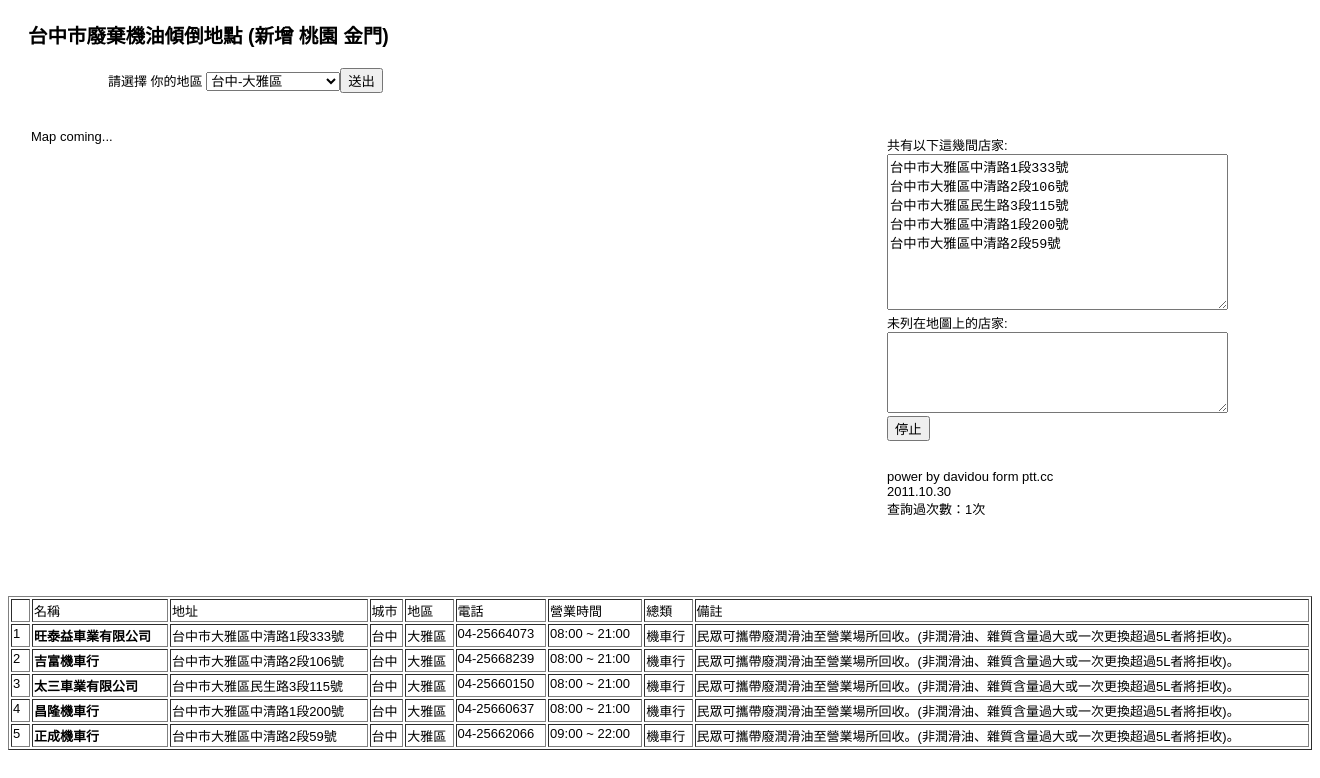
The app's page /index.php?zone=大雅區 with its own data.
### tables this page shows
CREATE TABLE IF NOT EXISTS `biker` (
  `id` int(50) NOT NULL,
  `name` varchar(50) NOT NULL,
  `addr` varchar(50) NOT NULL,
  `city` varchar(50) NOT NULL,
  `zone` varchar(50) NOT NULL,
  `tel` varchar(50) NOT NULL,
  `time` varchar(50) NOT NULL,
  `type` varchar(50) NOT NULL,
  `memo` varchar(1000) NOT NULL,
  PRIMARY KEY  (`id`)
);

### index.php (the view, shortened to what this page needs)
<?
if($_GET["zone"]){$opt="";}else{$opt="<option value='' selected>請選擇地區</option>";}
$table="";
$sql = "SELECT zone ,city FROM biker GROUP BY zone ORDER BY city  ASC";
$result = mysql_query($sql);
if (mysql_num_rows($result) != 0)
{
  while ($rows = mysql_fetch_array($result, MYSQL_BOTH)) {
if($_GET["zone"]==$rows["zone"]){$sla="selected";}else{$sla="";}
$opt.= "<option value='".$rows["zone"]."' $sla>".$rows["city"]."-".$rows["zone"]."</option>\r\n";
	 }
}
$addr="";
if($_GET["zone"]){
 $zone=$_GET["zone"];
$sql = "SELECT * FROM  biker where zone='$zone'  ";
$result = mysql_query($sql);
$firrow='';
if (mysql_num_rows($result) != 0)
{
$i=1;
  while ($rows = mysql_fetch_array($result, MYSQL_BOTH)) {
if($firrow==''){$addr.=$rows["addr"];
$firrow="done";
}else{
$addr.="\r\n".$rows["addr"];   }
$table.="<tr><td>$i</td><td><b>".$rows["name"]."</b></td><td>".$rows["addr"]."</td><td>".$rows["city"]."</td>	<td>".$rows["zone"]."</td><td>".$rows["tel"]."</td>	<td>".$rows["time"]."</td><td>".$rows["type"]."</td>	<td>".$rows["memo"]."</td>	</tr>";
$i++;
	 }
}
  }
function my_counter(){
    $data="count.txt";
    if(file_exists($data)){
        $fp=fopen($data,"r");
        $old_count=fread($fp,filesize($data));
        $new_count=$old_count+1;
        fclose($fp);
    }else{
        $new_count=1;
    }
    $fp=fopen($data,"w");
    return $new_count;
}
  ?>
<!DOCTYPE html PUBLIC "-//W3C//DTD XHTML 1.0 Strict//EN" "http://www.w3.org/TR/xhtml1/DTD/xhtml1-strict.dtd">
<html xmlns="http://www.w3.org/1999/xhtml" xmlns:v="urn:schemas-microsoft-com:vml">
<head>
</head>
<body onunload="GUnload()" >
    <h3 id="head"> 台中市廢棄機油傾倒地點 (新增 桃園 金門)</h3>
	<div class="slec">
		<form method="GET" action="">
	<p>請選擇 你的地區 <select size="1" name="zone">
<?=$opt?>
	</select><input type="submit" value="送出"></p>
</form>
</div>
<table>
  <tr>
    <td>
      <div id="outline">
        <div id="map">
        </div>
      </div>
    </td>
    <td rowspan="2">
      <div id="novel">
        共有以下這幾間店家:<br/>
        <form class ="geocode" action="#" onsubmit="geo(this.haku.value); return false">
          <textarea cols="40" rows="10" wrap="off" id="haku" name="haku" title="200+ lines not recommended at a time" ><?=$addr?></textarea>
        </form>
        未列在地圖上的店家:
        <div>
        <textarea id="errors"
cols="40" rows="5" wrap="off" title="Error report"></textarea><br/>
        <input type="button" id="stop" value="停止" title="Emergency stop" onclick="len=0"/>
        </div>
        <p><span id="api-version"></span><BR>power by davidou form ptt.cc <br>2011.10.30<br><?  echo "查詢過次數：".my_counter();?>次</p>
      </div>
    </td>
  </tr>
  <tr>
    <td>
    </td>
  </tr>
</table>
<table border="1" width="100%">
	<tr>
		<td>　</td>
		<td>名稱</td>
		<td>地址</td>
		<td>城市</td>
		<td>地區</td>
		<td>電話</td>
		<td>營業時間</td>
		<td>總類</td>
		<td>備註</td>
	</tr>
	<?=$table?>
	</table>
</body>
</html>

### index.php (style rules this page uses)
body { font-family: Arial; font-size: small; background-color: #fff; }
#outline { margin:20px; float:left; -moz-outline-radius:20px; -moz-outline-style:solid; -moz-outline-color:#9FB6CD; -moz-outline-width:10px; }
#map { width:812px; height:440px; float:left; }
#head { text-align:left; margin-left:20px; font-size:150%; }
#novel { width:400px; margin:20px;float:right; }
td { vertical-align:top; }
.slec { margin-left:100px }

### records on screen
biker: name "旺泰益車業有限公司", addr "台中市大雅區中清路1段333號", city "台中", zone "大雅區", tel "04-25664073", time "08:00 ~ 21:00", type "機車行", memo "民眾可攜帶廢潤滑油至營業場所回收。(非潤滑油、雜質含量過大或一次更換超過5L者將拒收)。"
biker: name "吉富機車行", addr "台中市大雅區中清路2段106號", city "台中", zone "大雅區", tel "04-25668239", time "08:00 ~ 21:00", type "機車行", memo "民眾可攜帶廢潤滑油至營業場所回收。(非潤滑油、雜質含量過大或一次更換超過5L者將拒收)。"
biker: name "太三車業有限公司", addr "台中市大雅區民生路3段115號", city "台中", zone "大雅區", tel "04-25660150", time "08:00 ~ 21:00", type "機車行", memo "民眾可攜帶廢潤滑油至營業場所回收。(非潤滑油、雜質含量過大或一次更換超過5L者將拒收)。"
biker: name "昌隆機車行", addr "台中市大雅區中清路1段200號", city "台中", zone "大雅區", tel "04-25660637", time "08:00 ~ 21:00", type "機車行", memo "民眾可攜帶廢潤滑油至營業場所回收。(非潤滑油、雜質含量過大或一次更換超過5L者將拒收)。"
biker: name "正成機車行", addr "台中市大雅區中清路2段59號", city "台中", zone "大雅區", tel "04-25662066", time "09:00 ~ 22:00", type "機車行", memo "民眾可攜帶廢潤滑油至營業場所回收。(非潤滑油、雜質含量過大或一次更換超過5L者將拒收)。"

### other values on screen
my_counter() "1"
form field zone "台中-大雅區"
